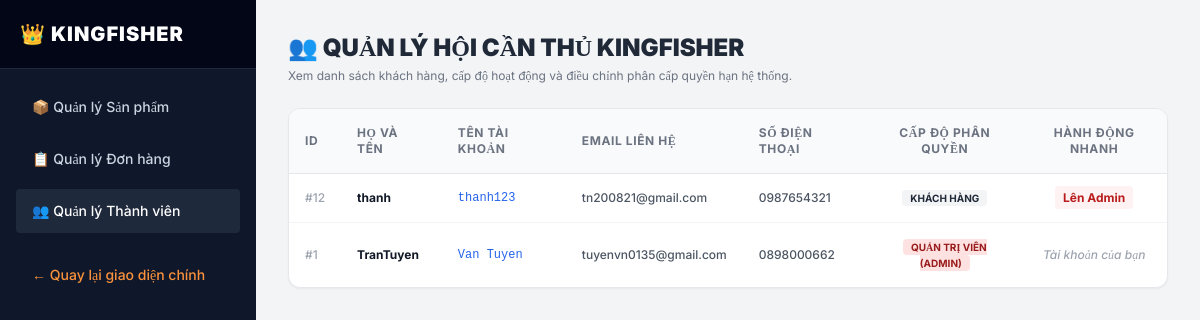
Screenshot of /toroDMIN/admin_users.php (signed in) with the database file from the repository.
### tables this page shows
CREATE TABLE `users` (
  `id` int(11) NOT NULL,
  `username` varchar(50) NOT NULL,
  `password` varchar(255) NOT NULL,
  `email` varchar(100) DEFAULT NULL,
  `fullname` varchar(100) DEFAULT NULL,
  `phone` varchar(20) DEFAULT NULL,
  `address` text DEFAULT NULL,
  `role` tinyint(4) DEFAULT 0,
  `email_verified_at` datetime DEFAULT NULL,
  `verification_token` varchar(100) DEFAULT NULL,
  `reset_token` varchar(100) DEFAULT NULL,
  `is_verified` tinyint(1) DEFAULT 0,
  `otp_code` varchar(6) DEFAULT NULL
);

### toroDMIN/admin_users.php (the view, shortened to what this page needs)
<?php
require_once $_SERVER['DOCUMENT_ROOT'] . '/config.php';
$users = $conn->query("SELECT id, username, email, fullname, phone, role FROM users ORDER BY id DESC");
?>
<!DOCTYPE html>
<html lang="vi">
<head>
    <script src="https://cdn.tailwindcss.com"></script>
</head>
<body class="bg-gray-100 flex min-h-screen font-['Inter']">
    <aside class="w-64 bg-slate-900 text-slate-300 flex flex-col justify-between hidden md:flex">
        <div>
            <div class="p-5 bg-slate-950 text-white font-black text-xl tracking-wider border-b border-slate-800">
                👑 KINGFISHER
            </div>
            <nav class="p-4 space-y-2 text-sm font-medium">
                <a href="admin.php" class="block hover:bg-slate-800 hover:text-white px-4 py-3 rounded transition">📦 Quản lý Sản phẩm</a>
                <a href="admin_orders.php" class="block hover:bg-slate-800 hover:text-white px-4 py-3 rounded transition">📋 Quản lý Đơn hàng</a>
                <a href="admin_users.php" class="block bg-slate-800 text-white px-4 py-3 rounded transition">👥 Quản lý Thành viên</a>
                <a href="../index.php" class="block text-orange-400 hover:underline px-4 py-3 pt-6">← Quay lại giao diện chính</a>
            </nav>
        </div>
    </aside>
    <main class="flex-1 p-8 text-xs">
        <div class="mb-6">
            <h1 class="text-2xl font-black text-gray-800">👥 QUẢN LÝ HỘI CẦN THỦ KINGFISHER</h1>
            <p class="text-gray-500 mt-1">Xem danh sách khách hàng, cấp độ hoạt động và điều chỉnh phân cấp quyền hạn hệ thống.</p>
        </div>
        <div class="bg-white rounded-xl border shadow-sm overflow-hidden">
            <div class="overflow-x-auto">
                <table class="w-full text-left border-collapse">
                    <thead class="bg-gray-50 text-gray-500 uppercase font-bold tracking-wider border-b">
                        <tr>
                            <th class="p-4">ID</th>
                            <th class="p-4">Họ và Tên</th>
                            <th class="p-4">Tên tài khoản</th>
                            <th class="p-4">Email liên hệ</th>
                            <th class="p-4">Số điện thoại</th>
                            <th class="p-4 text-center">Cấp độ phân quyền</th>
                            <th class="p-4 text-center">Hành động nhanh</th>
                        </tr>
                    </thead>
                    <tbody class="divide-y divide-gray-100 font-medium text-gray-600">
                        <?php while($row = $users->fetch_assoc()): ?>
                        <tr class="hover:bg-gray-50 transition">
                            <td class="p-4 text-gray-400">#<?php echo $row['id']; ?></td>
                            <td class="p-4 font-bold text-gray-900"><?php echo htmlspecialchars($row['fullname']); ?></td>
                            <td class="p-4 font-mono text-blue-600"><?php echo htmlspecialchars($row['username']); ?></td>
                            <td class="p-4"><?php echo htmlspecialchars($row['email']); ?></td>
                            <td class="p-4"><?php echo htmlspecialchars($row['phone'] ?? 'Chưa cập nhật'); ?></td>
                            <td class="p-4 text-center">
                                <?php if($row['role'] == 2): ?>
                                    <span class="bg-red-100 text-red-800 px-2 py-0.5 rounded font-bold uppercase text-[10px]">Quản trị viên (Admin)</span>
                                <?php elseif($row['role'] == 1): ?>
                                    <span class="bg-blue-100 text-blue-800 px-2 py-0.5 rounded font-bold uppercase text-[10px]">Nhân viên kho</span>
                                <?php else: ?>
                                    <span class="bg-gray-100 text-gray-800 px-2 py-0.5 rounded font-bold uppercase text-[10px]">Khách hàng</span>
                                <?php endif; ?>
                            </td>
                            <td class="p-4 text-center space-x-1">
                                <?php if($row['id'] != $_SESSION['user_id']): ?>
                                    <?php if($row['role'] != 2): ?>
                                        <a href="admin_users.php?change_role_id=<?php echo $row['id']; ?>&new_role=2" class="bg-red-50 text-red-700 hover:bg-red-100 px-2 py-1 rounded font-bold transition" onclick="return confirm('Cấp quyền Admin tối cao cho tài khoản này?')">Lên Admin</a>
                                    <?php else: ?>
                                        <a href="admin_users.php?change_role_id=<?php echo $row['id']; ?>&new_role=0" class="bg-slate-100 text-slate-700 hover:bg-slate-200 px-2 py-1 rounded font-bold transition" onclick="return confirm('Hạ quyền Admin của tài khoản này xuống Khách hàng thông thường?')">Gỡ Admin</a>
                                    <?php endif; ?>
                                <?php else: ?>
                                    <span class="text-gray-400 italic">Tài khoản của bạn</span>
                                <?php endif; ?>
                            </td>
                        </tr>
                        <?php endwhile; ?>
                    </tbody>
                </table>
            </div>
        </div>
    </main>
</body>
</html>

### rows the page displays
users: id "12", fullname "thanh", username "thanh123", email "tn200821@gmail.com", phone "0987654321", role "KHÁCH HÀNG"
users: id "1", fullname "TranTuyen", username "Van Tuyen", email "tuyenvn0135@gmail.com", phone "0898000662", role "QUẢN TRỊ VIÊN (ADMIN)", shows "Tài khoản của bạn"
